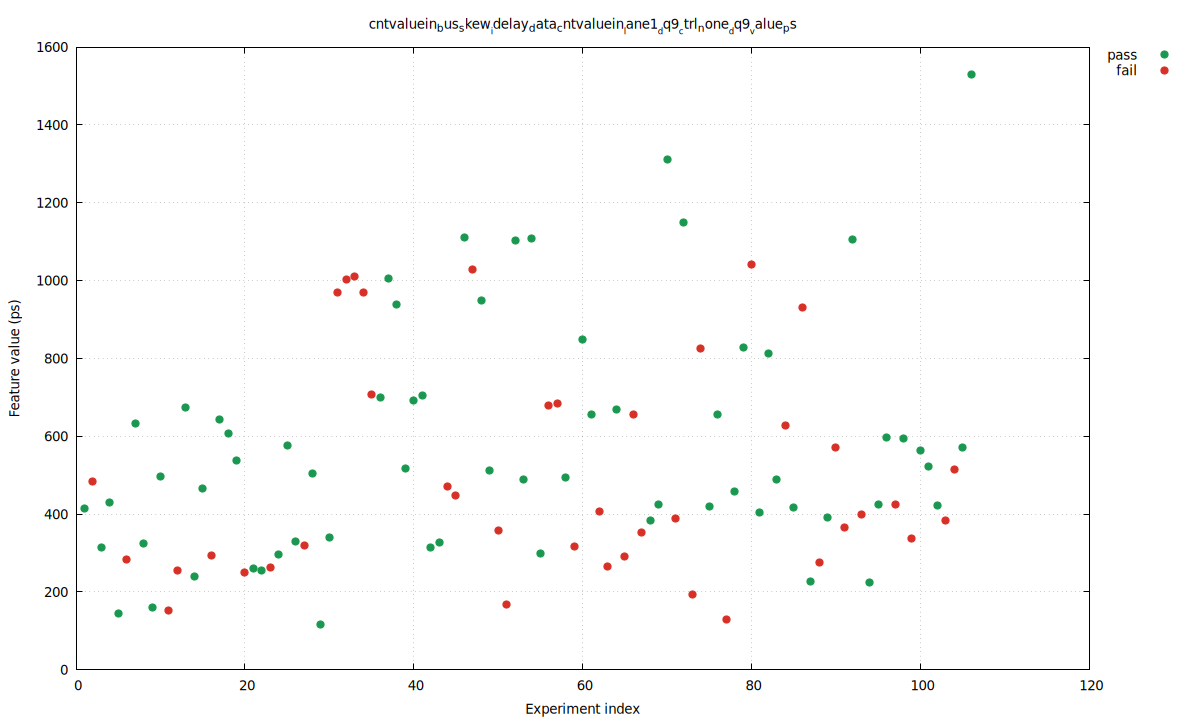

This figure's gnuplot source:
set terminal pngcairo size 1200,720 enhanced font 'DejaVu Sans,10'
set output 'baseline_abort2_vs_pass_direct_cntvaluein_bus_skew_idelay_data_cntvaluein_lane1_dq9_ctrl_none_dq9_value_ps.png'
set datafile separator comma
set key outside right top
set grid
set xlabel 'Experiment index'
set ylabel 'Feature value (ps)'
set title 'cntvaluein_bus_skew__idelay_data_cntvaluein__lane1__dq9__ctrl_none__dq9__value_ps'
plot \
  'baseline_abort2_vs_pass_direct_cntvaluein_bus_skew_idelay_data_cntvaluein_lane1_dq9_ctrl_none_dq9_value_ps.dat' using 1:4 with points pt 7 ps 1.2 lc rgb '#1a9850' title 'pass', \
  'baseline_abort2_vs_pass_direct_cntvaluein_bus_skew_idelay_data_cntvaluein_lane1_dq9_ctrl_none_dq9_value_ps.dat' using 1:5 with points pt 7 ps 1.2 lc rgb '#d73027' title 'fail'
